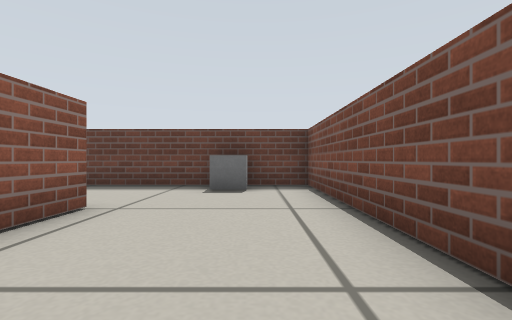
[1] (above)

16 first-person views from a walk through a robot-simulator world made for Gazebo. The camera is 0.07 m above the floor, looks level and sees 85° across. The floor is counted in squares, 0.1 m on a side. Each view is taken from the middle of a square. On the plan, view 1 faces up. The plan holds only what a view shows up to about 9 squares ahead; the rest is blank.

[2]
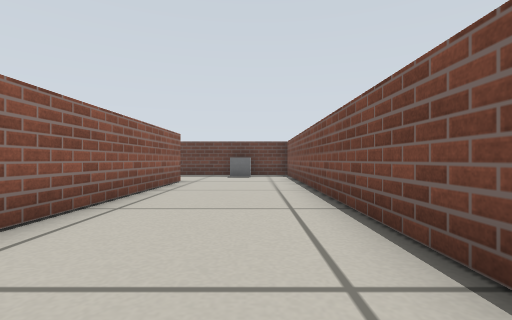

[3]
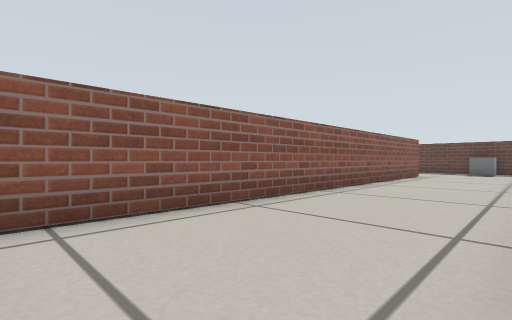

[4]
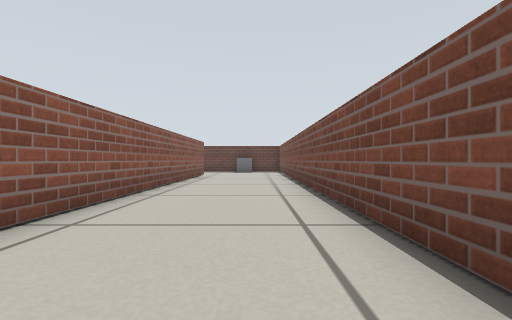

[5]
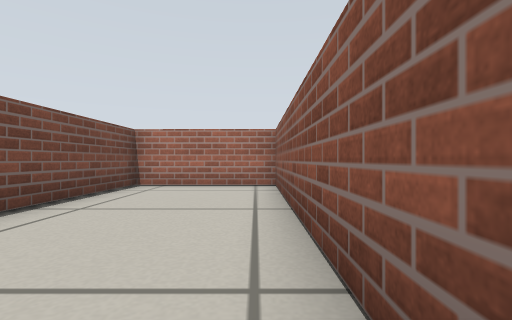

[6]
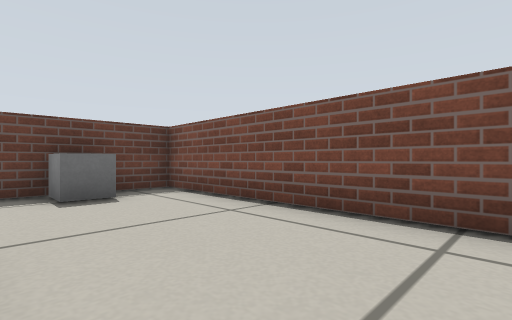

[7]
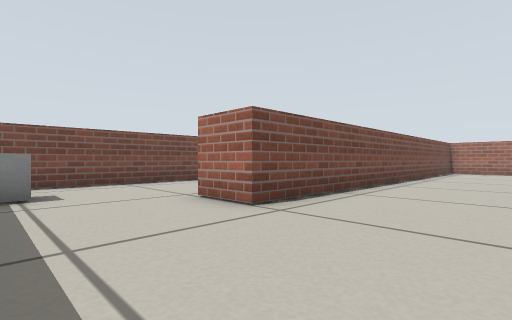

[8]
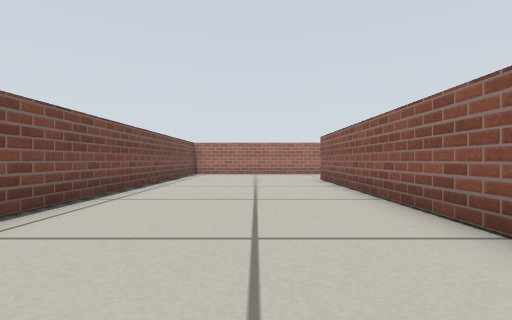

[9]
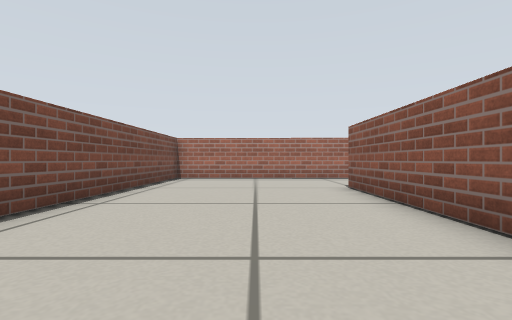

[10]
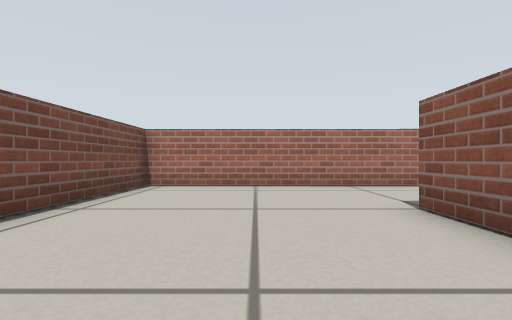

[11]
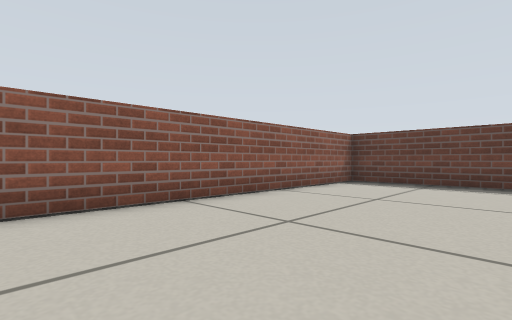

[12]
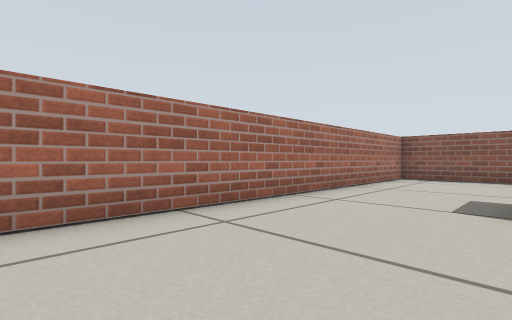

[13]
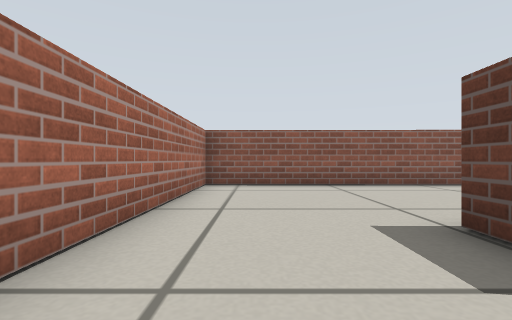

[14]
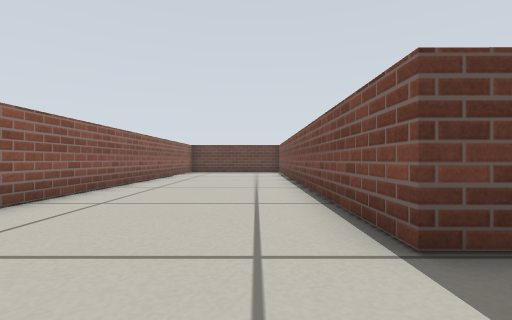

[15]
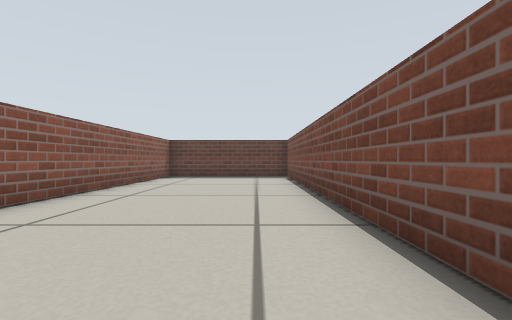

[16]
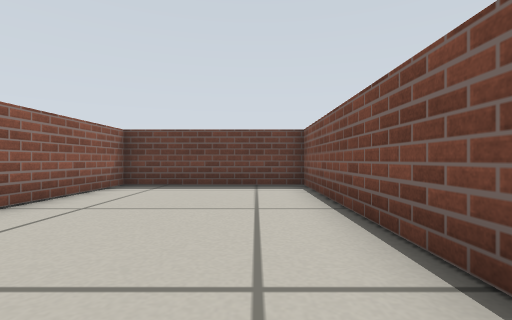

### Floor plan
Points are (right, up) in squares from view 1. A wall is a line through its corners. A room is listed if a view was taken in it or the views show most of it. See-through windows are left out.
Room 1 (views 1, 2, 3, 4, 5, 6)
walls: (-2.4, 4) (-2.5, -9.5) (1.3, -9.5) (1.4, 7.5) (-2.5, 7.5)
ways out: opening at (-3.5, 6) to room 2
objects: grey box (-1, 7) to (0, 7)
Room 2 (views 7, 8, 9, 10, 11, 12, 13)
walls: (-9.5, -9.5) (-4, -9.5) (-3.9, 4) (-2.4, 4); (-2.5, 7.5) (-9.2, 7.6) (-9.3, -6.1)
ways out: opening at (-3.5, 6) to room 1; opening at (-10.5, -8) to room 3
Room 3 (views 14, 15, 16)
walls: (-10.1, -5.9) (-10.8, -5.9) (-10.7, 7.6) (-15.6, 7.6) (-15.7, -9.4) (-9.5, -9.5)
ways out: opening at (-10.5, -8) to room 2

Positions as (right, up) in squares from view 1, and headings:
1: (0, 0), facing up
2: (0, -5), facing up
3: (1, -9), facing up-left
4: (0, -9), facing up
5: (-2, -2), facing down
6: (-2, 1), facing up-right
7: (-7, 7), facing down-right
8: (-7, 4), facing down
9: (-7, 1), facing down
10: (-7, -2), facing down
11: (-5, -1), facing up-left
12: (-5, -6), facing down-left
13: (-8, -8), facing left
14: (-12, -8), facing up
15: (-12, -4), facing up
16: (-12, 0), facing up
